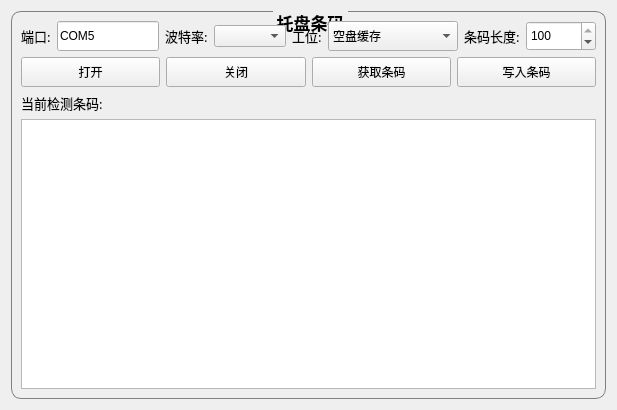
<?xml version="1.0" encoding="UTF-8"?>
<ui version="4.0">
 <class>TrayRfidForm</class>
 <widget class="QWidget" name="TrayRfidForm">
  <property name="geometry">
   <rect>
    <x>0</x>
    <y>0</y>
    <width>617</width>
    <height>410</height>
   </rect>
  </property>
  <property name="windowTitle">
   <string>托盘RFID调试面板</string>
  </property>
  <layout class="QGridLayout" name="gridLayoutMain">
   <item row="0" column="0">
    <widget class="QGroupBox" name="groupBoxMain">
     <property name="maximumSize">
      <size>
       <width>16777215</width>
       <height>400</height>
      </size>
     </property>
     <property name="styleSheet">
      <string notr="true">QGroupBox
{
	border: 3px solid gray;
	border-radius:10px;
	margin-top:5ex;
	font-family:楷体;
	font:bold 17px;
}
QGroupBox::title
{
	subcontrol-origin:margin;
	subcontrol-position:top center;
	padding:1px;
}
QGroupBox::enabled{
	border: 1px solid gray;
}
QGroupBox::!enabled{
	border: 1px solid gray;
}
</string>
     </property>
     <property name="title">
      <string>托盘条码</string>
     </property>
     <layout class="QGridLayout" name="gridLayoutInner">
      <item row="0" column="0">
       <layout class="QHBoxLayout" name="layoutParamRow">
        <item>
         <widget class="QLabel" name="labelCom">
          <property name="font">
           <font>
            <family>微软雅黑</family>
            <pointsize>10</pointsize>
           </font>
          </property>
          <property name="text">
           <string>端口:</string>
          </property>
         </widget>
        </item>
        <item>
         <widget class="QLineEdit" name="lineEdit_comPort">
          <property name="minimumSize">
           <size>
            <width>90</width>
            <height>30</height>
           </size>
          </property>
          <property name="text">
           <string>COM5</string>
          </property>
         </widget>
        </item>
        <item>
         <widget class="QLabel" name="labelBaud">
          <property name="font">
           <font>
            <family>微软雅黑</family>
            <pointsize>10</pointsize>
           </font>
          </property>
          <property name="text">
           <string>波特率:</string>
          </property>
         </widget>
        </item>
        <item>
         <widget class="QComboBox" name="combox_StrbaudRate"/>
        </item>
        <item>
         <widget class="QLabel" name="labelStation">
          <property name="font">
           <font>
            <family>微软雅黑</family>
            <pointsize>10</pointsize>
           </font>
          </property>
          <property name="text">
           <string>工位:</string>
          </property>
         </widget>
        </item>
        <item>
         <widget class="QComboBox" name="combox_Strstation">
          <property name="minimumSize">
           <size>
            <width>130</width>
            <height>30</height>
           </size>
          </property>
          <item>
           <property name="text">
            <string>空盘缓存</string>
           </property>
          </item>
          <item>
           <property name="text">
            <string>上料壳体</string>
           </property>
          </item>
          <item>
           <property name="text">
            <string>上料PCB</string>
           </property>
          </item>
          <item>
           <property name="text">
            <string>PCB清洗</string>
           </property>
          </item>
          <item>
           <property name="text">
            <string>转盘上料</string>
           </property>
          </item>
         </widget>
        </item>
        <item>
         <widget class="QLabel" name="labelCodeLen">
          <property name="font">
           <font>
            <family>微软雅黑</family>
            <pointsize>10</pointsize>
           </font>
          </property>
          <property name="text">
           <string>条码长度:</string>
          </property>
         </widget>
        </item>
        <item>
         <widget class="QSpinBox" name="spinBox_codeLength">
          <property name="minimumSize">
           <size>
            <width>70</width>
            <height>30</height>
           </size>
          </property>
          <property name="minimum">
           <number>1</number>
          </property>
          <property name="maximum">
           <number>100</number>
          </property>
          <property name="value">
           <number>100</number>
          </property>
         </widget>
        </item>
       </layout>
      </item>
      <item row="1" column="0">
       <layout class="QHBoxLayout" name="layoutBtnRow">
        <item>
         <widget class="QPushButton" name="btnOpenCom">
          <property name="minimumSize">
           <size>
            <width>0</width>
            <height>30</height>
           </size>
          </property>
          <property name="text">
           <string>打开</string>
          </property>
         </widget>
        </item>
        <item>
         <widget class="QPushButton" name="btnCloseCom">
          <property name="minimumSize">
           <size>
            <width>0</width>
            <height>30</height>
           </size>
          </property>
          <property name="text">
           <string>关闭</string>
          </property>
         </widget>
        </item>
        <item>
         <widget class="QPushButton" name="btnGetCode">
          <property name="minimumSize">
           <size>
            <width>0</width>
            <height>30</height>
           </size>
          </property>
          <property name="text">
           <string>获取条码</string>
          </property>
         </widget>
        </item>
        <item>
         <widget class="QPushButton" name="btnWriteCode">
          <property name="minimumSize">
           <size>
            <width>0</width>
            <height>30</height>
           </size>
          </property>
          <property name="text">
           <string>写入条码</string>
          </property>
         </widget>
        </item>
       </layout>
      </item>
      <item row="2" column="0">
       <layout class="QVBoxLayout" name="layoutResultRow">
        <item>
         <layout class="QHBoxLayout" name="layoutResultTitle">
          <item>
           <widget class="QLabel" name="labelResultTip">
            <property name="font">
             <font>
              <family>微软雅黑</family>
              <pointsize>10</pointsize>
             </font>
            </property>
            <property name="text">
             <string>当前检测条码:</string>
            </property>
           </widget>
          </item>
          <item>
           <spacer name="spacerResult">
            <property name="orientation">
             <enum>Qt::Horizontal</enum>
            </property>
            <property name="sizeHint" stdset="0">
             <size>
              <width>40</width>
              <height>20</height>
             </size>
            </property>
           </spacer>
          </item>
         </layout>
        </item>
        <item>
         <widget class="QTextEdit" name="textEditResult"/>
        </item>
       </layout>
      </item>
     </layout>
    </widget>
   </item>
  </layout>
 </widget>
 <resources/>
 <connections/>
</ui>
